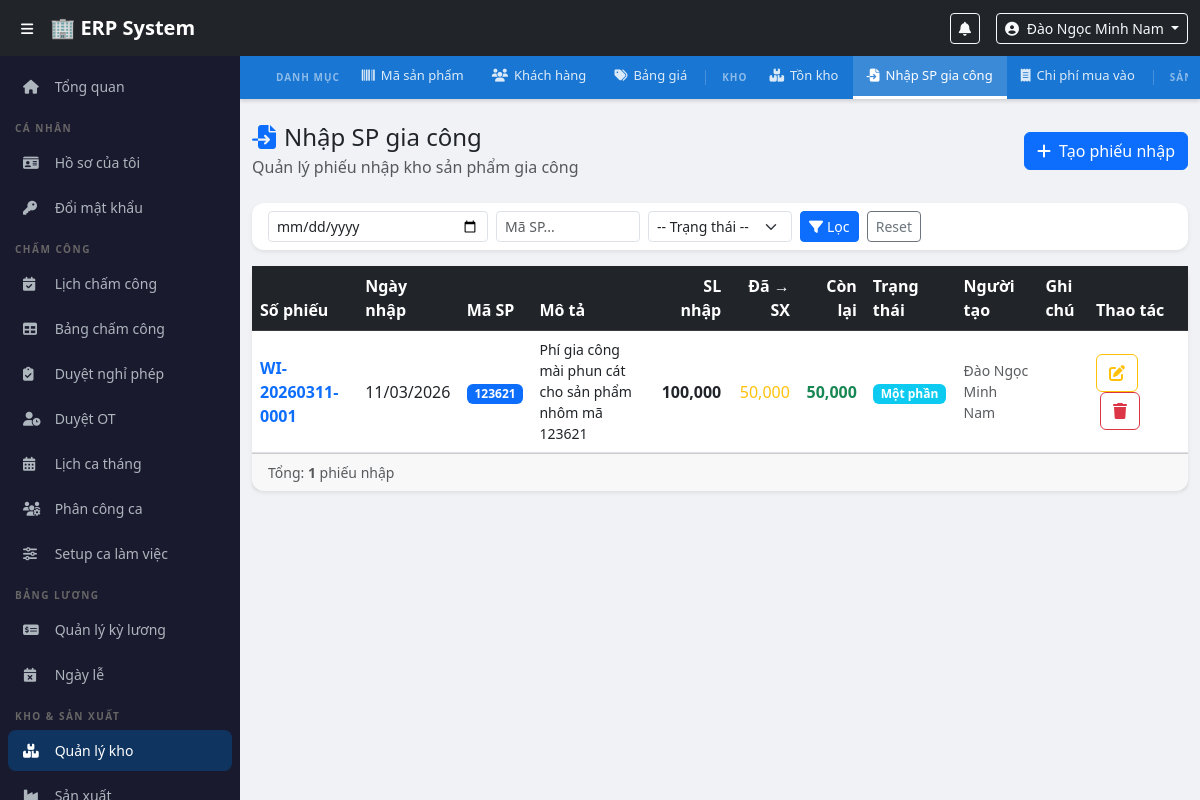
The app's page /modules/warehouse/import.php (signed in) with its own data.
### tables this page shows
CREATE TABLE `warehouse_imports` (
  `id` int(11) NOT NULL,
  `import_no` varchar(30) NOT NULL,
  `import_date` date NOT NULL,
  `product_code_id` int(11) NOT NULL,
  `description` varchar(500) DEFAULT NULL,
  `quantity` decimal(15,2) NOT NULL DEFAULT 0.00,
  `quantity_sent` decimal(15,2) NOT NULL DEFAULT 0.00,
  `note` text DEFAULT NULL,
  `status` enum('pending','partial','completed') DEFAULT 'pending',
  `created_by` int(11) DEFAULT NULL,
  `created_at` timestamp NOT NULL DEFAULT current_timestamp(),
  `updated_at` timestamp NOT NULL DEFAULT current_timestamp() ON UPDATE current_timestamp()
);

CREATE TABLE `users` (
  `id` int(11) NOT NULL,
  `employee_code` varchar(20) NOT NULL,
  `full_name` varchar(100) NOT NULL,
  `username` varchar(50) NOT NULL,
  `password_hash` varchar(255) NOT NULL,
  `email` varchar(100) DEFAULT NULL,
  `phone` varchar(20) DEFAULT NULL,
  `role_id` int(11) NOT NULL,
  `department_id` int(11) DEFAULT NULL,
  `is_active` tinyint(1) DEFAULT 1,
  `created_at` timestamp NOT NULL DEFAULT current_timestamp()
);

CREATE TABLE `product_codes` (
  `id` int(11) NOT NULL,
  `product_code` varchar(50) NOT NULL,
  `description` varchar(500) NOT NULL,
  `unit` varchar(20) DEFAULT 'cái',
  `category` varchar(100) DEFAULT NULL,
  `is_active` tinyint(1) DEFAULT 1,
  `created_by` int(11) DEFAULT NULL,
  `created_at` timestamp NOT NULL DEFAULT current_timestamp(),
  `updated_at` timestamp NOT NULL DEFAULT current_timestamp() ON UPDATE current_timestamp()
);

### config/auth.php (called while the page is built, shortened)
<?php
function currentUser() {
    return [
        'id'          => $_SESSION['user_id']   ?? null,
        'full_name'   => $_SESSION['full_name'] ?? '',
        'username'    => $_SESSION['username']  ?? '',
        'role'        => $_SESSION['role']      ?? '',
        'role_name'   => $_SESSION['role_name'] ?? '',
        'employee_code' => $_SESSION['employee_code'] ?? '',
        'department_id' => $_SESSION['department_id'] ?? null,
    ];
}
?>

### modules/warehouse/import.php (the view, shortened to what this page needs)
<?php
require_once $_SERVER['DOCUMENT_ROOT'] . '/erp/config/auth.php';
$pdo  = getDBConnection();
$user = currentUser();
$filterDate   = $_GET['date']   ?? '';
$filterCode   = trim($_GET['code'] ?? '');
$where  = ['1=1'];
$params = [];
$imports = $pdo->prepare("
    SELECT wi.*, pc.product_code, pc.description AS product_desc, pc.unit,
           u.full_name AS created_by_name
    FROM warehouse_imports wi
    JOIN product_codes pc ON wi.product_code_id = pc.id
    LEFT JOIN users u ON wi.created_by = u.id
    WHERE " . implode(' AND ', $where) . "
    ORDER BY wi.created_at DESC
");
$imports->execute($params);
$imports = $imports->fetchAll(PDO::FETCH_ASSOC);
$today    = date('Y-m-d');
$userRole = $user['role'] ?? '';
include $_SERVER['DOCUMENT_ROOT'] . '/erp/includes/header.php';
include $_SERVER['DOCUMENT_ROOT'] . '/erp/includes/sidebar.php';
?>
<div class="main-content">
<?php include $_SERVER['DOCUMENT_ROOT'] . '/erp/includes/warehouse_nav.php'; ?>
<div class="container-fluid py-4">
    <div class="d-flex justify-content-between align-items-center mb-4">
        <div>
            <h4 class="mb-1"><i class="fas fa-file-import me-2 text-primary"></i>Nhập SP gia công</h4>
            <p class="text-muted mb-0">Quản lý phiếu nhập kho sản phẩm gia công</p>
        </div>
        <button class="btn btn-primary" data-bs-toggle="modal" data-bs-target="#modalImport">
            <i class="fas fa-plus me-1"></i> Tạo phiếu nhập
        </button>
    </div>
    <div class="card border-0 shadow-sm mb-3">
        <div class="card-body py-2">
            <form class="row g-2 align-items-center" method="GET">
                <div class="col-md-3">
                    <input type="date" name="date" class="form-control form-control-sm"
                           value="<?= htmlspecialchars($filterDate) ?>">
                </div>
                <div class="col-md-2">
                    <input type="text" name="code" class="form-control form-control-sm"
                           placeholder="Mã SP..." value="<?= htmlspecialchars($filterCode) ?>">
                </div>
                <div class="col-md-2">
                    <select name="status" class="form-select form-select-sm">
                        <option value="">-- Trạng thái --</option>
                    </select>
                </div>
                <div class="col-auto">
                    <button type="submit" class="btn btn-sm btn-primary">
                        <i class="fas fa-filter me-1"></i>Lọc
                    </button>
                    <a href="?" class="btn btn-sm btn-outline-secondary ms-1">Reset</a>
                </div>
            </form>
        </div>
    </div>
    <div class="card border-0 shadow-sm">
        <div class="card-body p-0">
            <div class="table-responsive">
                <table class="table table-hover align-middle mb-0">
                    <thead class="table-dark">
                        <tr>
                            <th>Số phiếu</th>
                            <th>Ngày nhập</th>
                            <th>Mã SP</th>
                            <th>Mô tả</th>
                            <th class="text-end">SL nhập</th>
                            <th class="text-end">Đã → SX</th>
                            <th class="text-end">Còn lại</th>
                            <th>Trạng thái</th>
                            <th>Người tạo</th>
                            <th>Ghi chú</th>
                            <th width="100">Thao tác</th>
                        </tr>
                    </thead>
                    <tbody>
                    <?php if (empty($imports)): ?>
                        <tr><td colspan="11" class="text-center text-muted py-4">Chưa có phiếu nhập nào</td></tr>
                    <?php else: ?>
                        <?php foreach ($imports as $im):
                            $isToday    = ($im['import_date'] === $today);
                            $isDirector = ($userRole === 'director');
                            $canEdit    = $isToday || $isDirector;
                        ?>
                        <tr>
                            <td class="fw-semibold text-primary"><?= htmlspecialchars($im['import_no']) ?></td>
                            <td><?= date('d/m/Y', strtotime($im['import_date'])) ?></td>
                            <td><span class="badge bg-primary"><?= htmlspecialchars($im['product_code']) ?></span></td>
                            <td class="small"><?= htmlspecialchars($im['product_desc']) ?></td>
                            <td class="text-end fw-bold"><?= number_format($im['quantity']) ?></td>
                            <td class="text-end text-warning"><?= number_format($im['quantity_sent']) ?></td>
                            <td class="text-end fw-bold <?= ($im['quantity']-$im['quantity_sent'])<=0?'text-danger':'text-success' ?>">
                                <?= number_format($im['quantity'] - $im['quantity_sent']) ?>
                            </td>
                            <td>
                                <?php
                                $badges = [
                                    'pending'   => ['warning text-dark','Chờ SX'],
                                    'partial'   => ['info','Một phần'],
                                    'completed' => ['success','Hoàn thành'],
                                ];
                                $b = $badges[$im['status']] ?? ['secondary','?'];
                                echo "<span class='badge bg-{$b[0]}'>{$b[1]}</span>";
                                ?>
                            </td>
                            <td class="small text-muted"><?= htmlspecialchars($im['created_by_name'] ?? '—') ?></td>
                            <td class="small text-muted"><?= htmlspecialchars($im['note'] ?? '—') ?></td>
                            <td>
                                <?php if ($canEdit): ?>
                                    <button class="btn btn-xs btn-outline-warning btn-edit-import"
                                            title="Sửa"
                                            data-id="<?= $im['id'] ?>"
                                            data-import-date="<?= $im['import_date'] ?>"
                                            data-product-code-id="<?= $im['product_code_id'] ?>"
                                            data-quantity="<?= $im['quantity'] ?>"
                                            data-note="<?= htmlspecialchars($im['note'] ?? '') ?>"
                                            data-is-today="<?= $isToday ? '1' : '0' ?>">
                                        <i class="fas fa-edit"></i>
                                    </button>
                                    <button class="btn btn-xs btn-outline-danger btn-delete-import ms-1"
                                            title="Xóa"
                                            data-id="<?= $im['id'] ?>"
                                            data-name="<?= htmlspecialchars($im['import_no']) ?>"
                                            data-is-today="<?= $isToday ? '1' : '0' ?>">
                                        <i class="fas fa-trash"></i>
                                    </button>
                                <?php else: ?>
                                    <span class="text-muted small"><i class="fas fa-lock"></i></span>
                                <?php endif; ?>
                            </td>
                        </tr>
                        <?php endforeach; ?>
                    <?php endif; ?>
                    </tbody>
                </table>
            </div>
        </div>
        <div class="card-footer text-muted small">
            Tổng: <strong><?= count($imports) ?></strong> phiếu nhập
        </div>
    </div>
</div>
</div>
<?php include $_SERVER['DOCUMENT_ROOT'] . '/erp/includes/footer.php'; ?>

### includes/header.php (shortened to what this page needs)
<?php
$user = currentUser();
?>
<!DOCTYPE html>
<html lang="vi">
<head>
    <link href="https://cdn.jsdelivr.net/npm/bootstrap@5.3.0/dist/css/bootstrap.min.css" rel="stylesheet">
    <link href="https://cdnjs.cloudflare.com/ajax/libs/font-awesome/6.4.0/css/all.min.css" rel="stylesheet">
    <link href="/erp/assets/css/style.css" rel="stylesheet">
</head>
<body>
<nav class="navbar navbar-expand-lg navbar-dark bg-dark fixed-top" style="z-index:1030;">
    <div class="container-fluid">
        <button class="btn btn-sm text-white me-2" id="sidebarToggle">
            <i class="fas fa-bars"></i>
        </button>
        <a class="navbar-brand fw-bold" href="/erp/dashboard.php">🏢 ERP System</a>
        <div class="ms-auto d-flex align-items-center gap-3">
            <div class="dropdown">
                <button class="btn btn-sm btn-outline-light position-relative" data-bs-toggle="dropdown">
                    <i class="fas fa-bell"></i>
                </button>
            </div>
            <div class="dropdown">
                <button class="btn btn-sm btn-outline-light dropdown-toggle" data-bs-toggle="dropdown">
                    <i class="fas fa-user-circle me-1"></i>
                    <?= htmlspecialchars($user['full_name']) ?>
                </button>
            </div>
        </div>
    </div>
</nav>

### assets/css/style.css (style rules this page uses)
body { padding-top: 56px; background: #f0f2f5; font-family: 'Segoe UI', sans-serif; }
.main-content { margin-left: 240px; transition: margin-left 0.3s; min-height: calc(100vh - 56px); }
.card { border-radius: 12px !important; }

### records on screen
warehouse_imports: users.full_name "Đào Ngọc Minh Nam", import_no "WI-20260311-0001", import_date "11/03/2026", product_code.product_code "123621", product_code.description "Phí gia công mài phun cát cho sản phẩm nhôm mã 123621", quantity "100,000", quantity_sent "50,000", $im['quantity'] - $im['quantity_sent'] "50,000", status "Một phần"

### other values on screen
count($imports) "1"
